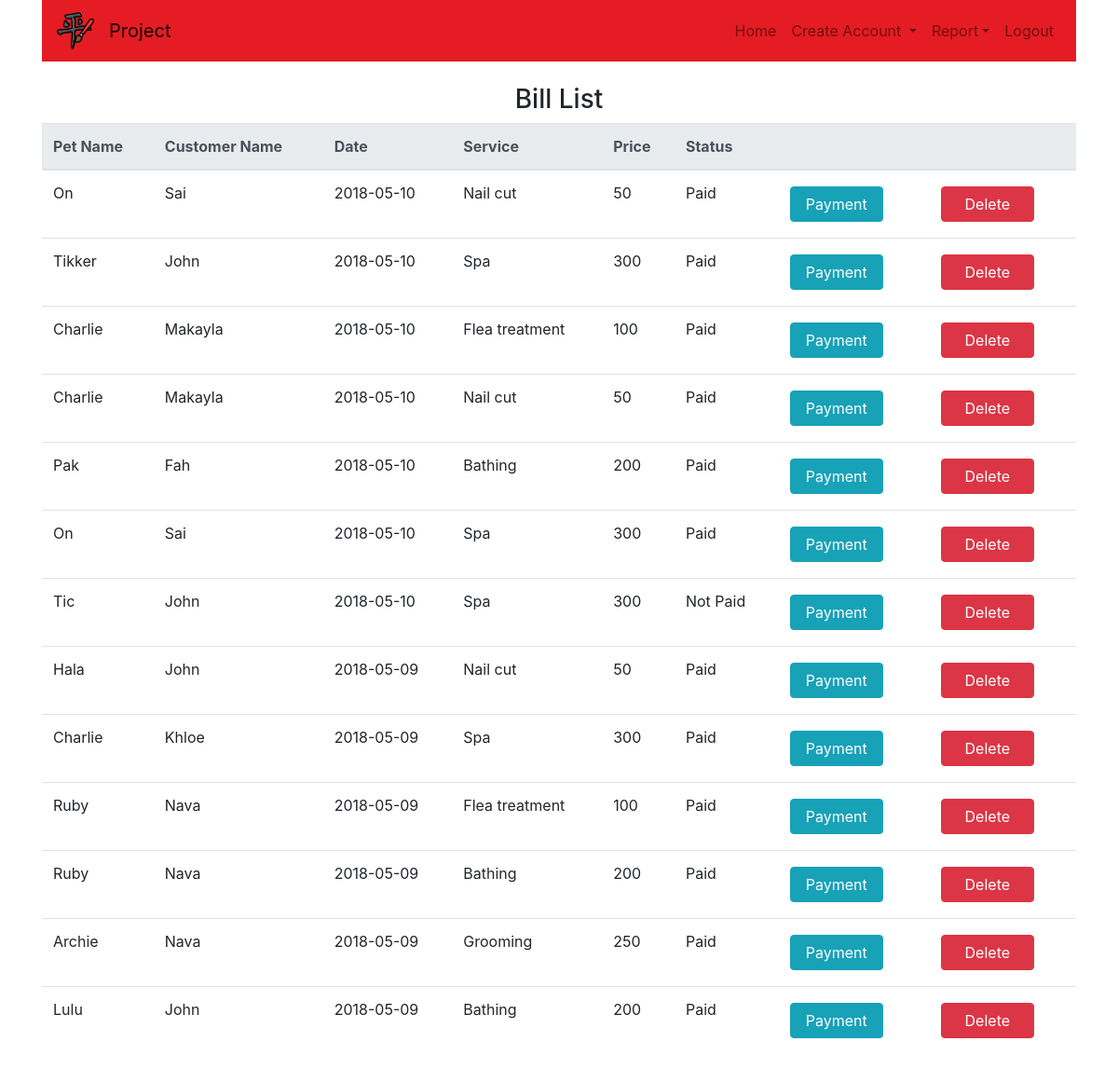
/bill.php, run on the app's committed database.
### tables this page shows
CREATE TABLE `pet` (
  `PetID` int(4) NOT NULL,
  `PetName` varchar(50) NOT NULL,
  `Gender` varchar(50) NOT NULL,
  `Age` int(2) DEFAULT NULL,
  `TypeID` int(4) NOT NULL,
  `CusID` int(4) NOT NULL
);

CREATE TABLE `customer` (
  `CusID` int(4) NOT NULL,
  `CusName` varchar(50) NOT NULL,
  `CusLname` varchar(50) NOT NULL,
  `Tel` int(10) NOT NULL
);

CREATE TABLE `service_bill` (
  `PetID` int(4) NOT NULL,
  `SerID` int(4) NOT NULL,
  `EmpID` int(4) DEFAULT NULL,
  `SerDate` date NOT NULL,
  `TotalPrice` int(11) NOT NULL,
  `Status` varchar(11) NOT NULL
);

CREATE TABLE `service` (
  `SerID` int(4) NOT NULL,
  `SerName` varchar(50) NOT NULL,
  `Price` int(4) NOT NULL
);

### bill.php (the view, shortened to what this page needs)
<!doctype html>
<html lang="en">
    <head>
        <link rel="stylesheet" href="https://maxcdn.bootstrapcdn.com/bootstrap/4.0.0/css/bootstrap.min.css">
    </head>
    <body>
        <div class="container">
            <?php
                include('navbar.php');
                $connect = mysqli_connect("localhost","root","","petsalon");
                $sql = "SELECT pet.PetName, pet.PetID, customer.CusName, customer.CusID, service_bill.SerDate, service_bill.TotalPrice, service_bill.Status, service_bill.SerID, service.SerName
                        FROM pet, customer, service_bill, service
                        WHERE pet.PetID = service_bill.PetID
                        AND customer.CusID = pet.CusID
                        AND service_bill.SerID = service.SerID
                        ORDER BY service_bill.SerDate DESC";
                $result = mysqli_query($connect,$sql);
            ?>
            <h3 class="text-center">Bill List</h3>
                <table class="table">
                    <thead class="thead-light">
                        <tr>
                            <th>Pet Name</th>
                            <th>Customer Name</th>
                            <th>Date</th>
                            <th>Service</th>
                            <th>Price</th>
                            <th>Status</th>
                            <th></th>
                            <th></th>
                        </tr>
                    </thead>
                    <tbody>
                        <?php
                            while($row = mysqli_fetch_array($result))
                            {
                        ?>
                        <form name="form" method="get" action="delete.php">
                            <tr>
                                <td>
                                    <?php echo $row['PetName']?>
                                </td>
                                <td>
                                    <?php echo $row['CusName']?>
                                </td>
                                <td>
                                    <?php echo $row['SerDate']?>
                                </td>
                                <td>
                                    <?php echo $row['SerName']?>
                                </td>
                                <td>
                                    <?php echo $row['TotalPrice']?>
                                </td>
                                <td><?php echo $row['Status']?></td>
                                <td><button type="submit" class="btn btn-info" style="width:100px; margin:5px;" onclick="javascript: form.action='payment.php';">Payment</button></td>
                                <td><button type="submit" class="btn btn-danger" style="width:100px; margin:5px;" onclick="return confirmdelete();">Delete</button></td>
                            </tr>
                            </form>
                        <?php
                            }
                        ?>
                    </tbody>
                </table>
        </div>
    </body>
</html>

### data on the page
pet: PetName "On", CusID.CusName "Sai", service_bill.SerDate "2018-05-10", service.SerName "Nail cut", service_bill.TotalPrice "50", service_bill.Status "Paid", service.SerName "Spa", service_bill.TotalPrice "300"
pet: PetName "Tikker", CusID.CusName "John", service_bill.SerDate "2018-05-10", service.SerName "Spa", service_bill.TotalPrice "300", service_bill.Status "Paid"
pet: PetName "Charlie", CusID.CusName "Makayla", service_bill.SerDate "2018-05-10", service.SerName "Flea treatment", service_bill.TotalPrice "100", service_bill.Status "Paid", service.SerName "Nail cut", service_bill.TotalPrice "50"
pet: PetName "Pak", CusID.CusName "Fah", service_bill.SerDate "2018-05-10", service.SerName "Bathing", service_bill.TotalPrice "200", service_bill.Status "Paid"
pet: PetName "Tic", CusID.CusName "John", service_bill.SerDate "2018-05-10", service.SerName "Spa", service_bill.TotalPrice "300", service_bill.Status "Not Paid"
pet: PetName "Hala", CusID.CusName "John", service_bill.SerDate "2018-05-09", service.SerName "Nail cut", service_bill.TotalPrice "50", service_bill.Status "Paid"
pet: PetName "Charlie", CusID.CusName "Khloe", service_bill.SerDate "2018-05-09", service.SerName "Spa", service_bill.TotalPrice "300", service_bill.Status "Paid"
pet: PetName "Ruby", CusID.CusName "Nava", service_bill.SerDate "2018-05-09", service.SerName "Flea treatment", service_bill.TotalPrice "100", service_bill.Status "Paid", service.SerName "Bathing", service_bill.TotalPrice "200"
pet: PetName "Archie", CusID.CusName "Nava", service_bill.SerDate "2018-05-09", service.SerName "Grooming", service_bill.TotalPrice "250", service_bill.Status "Paid"
pet: PetName "Lulu", CusID.CusName "John", service_bill.SerDate "2018-05-09", service.SerName "Bathing", service_bill.TotalPrice "200", service_bill.Status "Paid"
